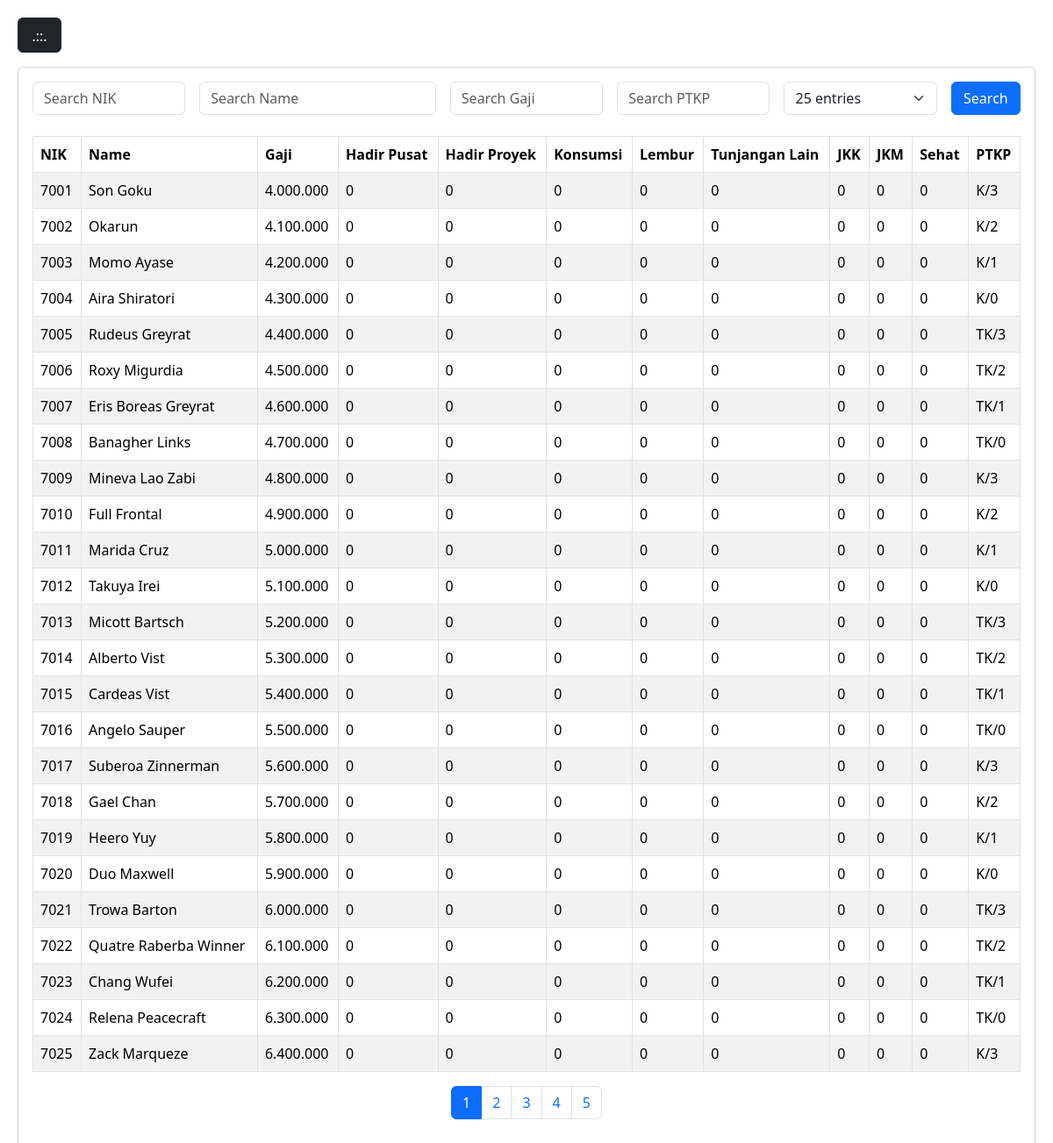
Screenshot of /test-pph/index2.php with the database file from the repository.
### tables this page shows
CREATE TABLE `upah` (
  `id` int UNSIGNED NOT NULL,
  `nik` varchar(10) NOT NULL,
  `name` varchar(100) NOT NULL,
  `gaji` int UNSIGNED NOT NULL DEFAULT '0',
  `hadir_pusat` int UNSIGNED NOT NULL DEFAULT '0',
  `hadir_proyek` int UNSIGNED NOT NULL DEFAULT '0',
  `konsumsi` int UNSIGNED NOT NULL DEFAULT '0',
  `lembur` int UNSIGNED NOT NULL DEFAULT '0',
  `tunjang_lain` int UNSIGNED NOT NULL DEFAULT '0',
  `jkk` int UNSIGNED NOT NULL DEFAULT '0',
  `jkm` int UNSIGNED NOT NULL DEFAULT '0',
  `sehat` int UNSIGNED NOT NULL DEFAULT '0',
  `ptkp` varchar(5) NOT NULL DEFAULT '-'
);

### test-pph/index2.php (the view, shortened to what this page needs)
<?php
$host = 'localhost';
$dbname = 'avengers';
$username = 'rangga';
$password = 'rangga';
try {
    $pdo = new PDO("mysql:host=$host;dbname=$dbname", $username, $password);
    $pdo->setAttribute(PDO::ATTR_ERRMODE, PDO::ERRMODE_EXCEPTION);
} catch(PDOException $e) {
    die("Connection failed: " . $e->getMessage());
}
$search_nik = $_GET['search_nik'] ?? '';
$search_name = $_GET['search_name'] ?? '';
$search_gaji = $_GET['search_gaji'] ?? '';
$search_ptkp = $_GET['search_ptkp'] ?? '';
$entries = isset($_GET['entries']) ? (int)$_GET['entries'] : 25;
$page = isset($_GET['page']) ? (int)$_GET['page'] : 1;
$offset = ($page - 1) * $entries;
$where_conditions = [];
$params = [];
$where_clause = !empty($where_conditions) ? "WHERE " . implode(" AND ", $where_conditions) : "";
$count_sql = "SELECT COUNT(*) FROM upah $where_clause";
$stmt = $pdo->prepare($count_sql);
$stmt->execute($params);
$total_rows = $stmt->fetchColumn();
$sql = "SELECT * FROM upah $where_clause";
if ($entries != 'all') {
    $sql .= " LIMIT :entries OFFSET :offset";
    $params[':entries'] = $entries;
    $params[':offset'] = $offset;
}
$stmt = $pdo->prepare($sql);
foreach ($params as $key => $value) {
    if (is_int($value)) {
        $stmt->bindValue($key, $value, PDO::PARAM_INT);
    } else {
        $stmt->bindValue($key, $value, PDO::PARAM_STR);
    }
}
$stmt->execute();
$rows = $stmt->fetchAll(PDO::FETCH_ASSOC);
$total_pages = $entries == 'all' || $entries <= 0 ? 1 : ceil($total_rows / $entries);
?>
<!DOCTYPE html>
<html lang="en">
<head>
    <link href="https://cdn.jsdelivr.net/npm/bootstrap@5.3.2/dist/css/bootstrap.min.css" rel="stylesheet">
</head>
<body>
    <div class="content" id="content">
        <button class="btn btn-dark mb-3" id="sidebarToggle">
            <span class="navbar-toggler-icon">.::.</span>
        </button>
        <div class="card">
            <div class="card-body">
                <form method="GET" class="mb-4">
                    <div class="row g-3">
                        <div class="col-md-2">
                            <input type="text" class="form-control" name="search_nik" placeholder="Search NIK" value="<?= htmlspecialchars($search_nik) ?>">
                        </div>
                        <div class="col-md-3">
                            <input type="text" class="form-control" name="search_name" placeholder="Search Name" value="<?= htmlspecialchars($search_name) ?>">
                        </div>
                        <div class="col-md-2">
                            <input type="number" class="form-control" name="search_gaji" placeholder="Search Gaji" value="<?= htmlspecialchars($search_gaji) ?>">
                        </div>
                        <div class="col-md-2">
                            <input type="text" class="form-control" name="search_ptkp" placeholder="Search PTKP" value="<?= htmlspecialchars($search_ptkp) ?>">
                        </div>
                        <div class="col-md-2">
                            <select class="form-select" name="entries">
                                <?php
                                $options = [1, 5, 15, 25, 50, 100, 'all'];
                                foreach ($options as $option) {
                                    $selected = $entries == $option ? 'selected' : '';
                                    echo "<option value='$option' $selected>" .
                                         ($option === 'all' ? 'All' : $option) .
                                         " entries</option>";
                                }
                                ?>
                            </select>
                        </div>
                        <div class="col-md-1">
                            <button type="submit" class="btn btn-primary w-100">Search</button>
                        </div>
                    </div>
                </form>
                <div class="table-responsive">
                    <table class="table table-striped table-bordered">
                        <thead>
                            <tr>
                                <th>NIK</th>
                                <th>Name</th>
                                <th>Gaji</th>
                                <th>Hadir Pusat</th>
                                <th>Hadir Proyek</th>
                                <th>Konsumsi</th>
                                <th>Lembur</th>
                                <th>Tunjangan Lain</th>
                                <th>JKK</th>
                                <th>JKM</th>
                                <th>Sehat</th>
                                <th>PTKP</th>
                            </tr>
                        </thead>
                        <tbody>
                            <?php foreach ($rows as $row): ?>
                            <tr>
                                <td><?= htmlspecialchars($row['nik']) ?></td>
                                <td><?= htmlspecialchars($row['name']) ?></td>
                                <td><?= number_format($row['gaji'], 0, ',', '.') ?></td>
                                <td><?= number_format($row['hadir_pusat'], 0, ',', '.') ?></td>
                                <td><?= number_format($row['hadir_proyek'], 0, ',', '.') ?></td>
                                <td><?= number_format($row['konsumsi'], 0, ',', '.') ?></td>
                                <td><?= number_format($row['lembur'], 0, ',', '.') ?></td>
                                <td><?= number_format($row['tunjang_lain'], 0, ',', '.') ?></td>
                                <td><?= number_format($row['jkk'], 0, ',', '.') ?></td>
                                <td><?= number_format($row['jkm'], 0, ',', '.') ?></td>
                                <td><?= number_format($row['sehat'], 0, ',', '.') ?></td>
                                <td><?= htmlspecialchars($row['ptkp']) ?></td>
                            </tr>
                            <?php endforeach; ?>
                        </tbody>
                    </table>
                </div>
                <?php if ($entries != 'all'): ?>
                <nav>
                    <ul class="pagination justify-content-center">
                        <?php for ($i = 1; $i <= $total_pages; $i++): ?>
                            <li class="page-item <?= $i == $page ? 'active' : '' ?>">
                                <a class="page-link" href="?page=<?= $i ?>&entries=<?= $entries ?>&search_nik=<?= urlencode($search_nik) ?>&search_name=<?= urlencode($search_name) ?>&search_gaji=<?= urlencode($search_gaji) ?>&search_ptkp=<?= urlencode($search_ptkp) ?>">
                                    <?= $i ?>
                                </a>
                            </li>
                        <?php endfor; ?>
                    </ul>
                </nav>
                <?php endif; ?>
            </div>
        </div>
    </div>
</body>
</html>

### test-pph/index2.php (style rules this page uses)
.content { transition: margin-left 0.3s; padding: 20px; }

### rows the page displays
upah: nik "7001", name "Son Goku", gaji "4.000.000", hadir_pusat "0", hadir_proyek "0", konsumsi "0", lembur "0", tunjang_lain "0", jkk "0", jkm "0", sehat "0", ptkp "K/3"
upah: nik "7002", name "Okarun", gaji "4.100.000", hadir_pusat "0", hadir_proyek "0", konsumsi "0", lembur "0", tunjang_lain "0", jkk "0", jkm "0", sehat "0", ptkp "K/2"
upah: nik "7003", name "Momo Ayase", gaji "4.200.000", hadir_pusat "0", hadir_proyek "0", konsumsi "0", lembur "0", tunjang_lain "0", jkk "0", jkm "0", sehat "0", ptkp "K/1"
upah: nik "7004", name "Aira Shiratori", gaji "4.300.000", hadir_pusat "0", hadir_proyek "0", konsumsi "0", lembur "0", tunjang_lain "0", jkk "0", jkm "0", sehat "0", ptkp "K/0"
upah: nik "7005", name "Rudeus Greyrat", gaji "4.400.000", hadir_pusat "0", hadir_proyek "0", konsumsi "0", lembur "0", tunjang_lain "0", jkk "0", jkm "0", sehat "0", ptkp "TK/3"
upah: nik "7006", name "Roxy Migurdia", gaji "4.500.000", hadir_pusat "0", hadir_proyek "0", konsumsi "0", lembur "0", tunjang_lain "0", jkk "0", jkm "0", sehat "0", ptkp "TK/2"
upah: nik "7007", name "Eris Boreas Greyrat", gaji "4.600.000", hadir_pusat "0", hadir_proyek "0", konsumsi "0", lembur "0", tunjang_lain "0", jkk "0", jkm "0", sehat "0", ptkp "TK/1"
upah: nik "7008", name "Banagher Links", gaji "4.700.000", hadir_pusat "0", hadir_proyek "0", konsumsi "0", lembur "0", tunjang_lain "0", jkk "0", jkm "0", sehat "0", ptkp "TK/0"
upah: nik "7009", name "Mineva Lao Zabi", gaji "4.800.000", hadir_pusat "0", hadir_proyek "0", konsumsi "0", lembur "0", tunjang_lain "0", jkk "0", jkm "0", sehat "0", ptkp "K/3"
upah: nik "7010", name "Full Frontal", gaji "4.900.000", hadir_pusat "0", hadir_proyek "0", konsumsi "0", lembur "0", tunjang_lain "0", jkk "0", jkm "0", sehat "0", ptkp "K/2"
upah: nik "7011", name "Marida Cruz", gaji "5.000.000", hadir_pusat "0", hadir_proyek "0", konsumsi "0", lembur "0", tunjang_lain "0", jkk "0", jkm "0", sehat "0", ptkp "K/1"
upah: nik "7012", name "Takuya Irei", gaji "5.100.000", hadir_pusat "0", hadir_proyek "0", konsumsi "0", lembur "0", tunjang_lain "0", jkk "0", jkm "0", sehat "0", ptkp "K/0"
upah: nik "7013", name "Micott Bartsch", gaji "5.200.000", hadir_pusat "0", hadir_proyek "0", konsumsi "0", lembur "0", tunjang_lain "0", jkk "0", jkm "0", sehat "0", ptkp "TK/3"
upah: nik "7014", name "Alberto Vist", gaji "5.300.000", hadir_pusat "0", hadir_proyek "0", konsumsi "0", lembur "0", tunjang_lain "0", jkk "0", jkm "0", sehat "0", ptkp "TK/2"
upah: nik "7015", name "Cardeas Vist", gaji "5.400.000", hadir_pusat "0", hadir_proyek "0", konsumsi "0", lembur "0", tunjang_lain "0", jkk "0", jkm "0", sehat "0", ptkp "TK/1"
upah: nik "7016", name "Angelo Sauper", gaji "5.500.000", hadir_pusat "0", hadir_proyek "0", konsumsi "0", lembur "0", tunjang_lain "0", jkk "0", jkm "0", sehat "0", ptkp "TK/0"
upah: nik "7017", name "Suberoa Zinnerman", gaji "5.600.000", hadir_pusat "0", hadir_proyek "0", konsumsi "0", lembur "0", tunjang_lain "0", jkk "0", jkm "0", sehat "0", ptkp "K/3"
upah: nik "7018", name "Gael Chan", gaji "5.700.000", hadir_pusat "0", hadir_proyek "0", konsumsi "0", lembur "0", tunjang_lain "0", jkk "0", jkm "0", sehat "0", ptkp "K/2"
upah: nik "7019", name "Heero Yuy", gaji "5.800.000", hadir_pusat "0", hadir_proyek "0", konsumsi "0", lembur "0", tunjang_lain "0", jkk "0", jkm "0", sehat "0", ptkp "K/1"
upah: nik "7020", name "Duo Maxwell", gaji "5.900.000", hadir_pusat "0", hadir_proyek "0", konsumsi "0", lembur "0", tunjang_lain "0", jkk "0", jkm "0", sehat "0", ptkp "K/0"
upah: nik "7021", name "Trowa Barton", gaji "6.000.000", hadir_pusat "0", hadir_proyek "0", konsumsi "0", lembur "0", tunjang_lain "0", jkk "0", jkm "0", sehat "0", ptkp "TK/3"
upah: nik "7022", name "Quatre Raberba Winner", gaji "6.100.000", hadir_pusat "0", hadir_proyek "0", konsumsi "0", lembur "0", tunjang_lain "0", jkk "0", jkm "0", sehat "0", ptkp "TK/2"
upah: nik "7023", name "Chang Wufei", gaji "6.200.000", hadir_pusat "0", hadir_proyek "0", konsumsi "0", lembur "0", tunjang_lain "0", jkk "0", jkm "0", sehat "0", ptkp "TK/1"
upah: nik "7024", name "Relena Peacecraft", gaji "6.300.000", hadir_pusat "0", hadir_proyek "0", konsumsi "0", lembur "0", tunjang_lain "0", jkk "0", jkm "0", sehat "0", ptkp "TK/0"
upah: nik "7025", name "Zack Marqueze", gaji "6.400.000", hadir_pusat "0", hadir_proyek "0", konsumsi "0", lembur "0", tunjang_lain "0", jkk "0", jkm "0", sehat "0", ptkp "K/3"

### other values shown
form field entries "25 entries"
